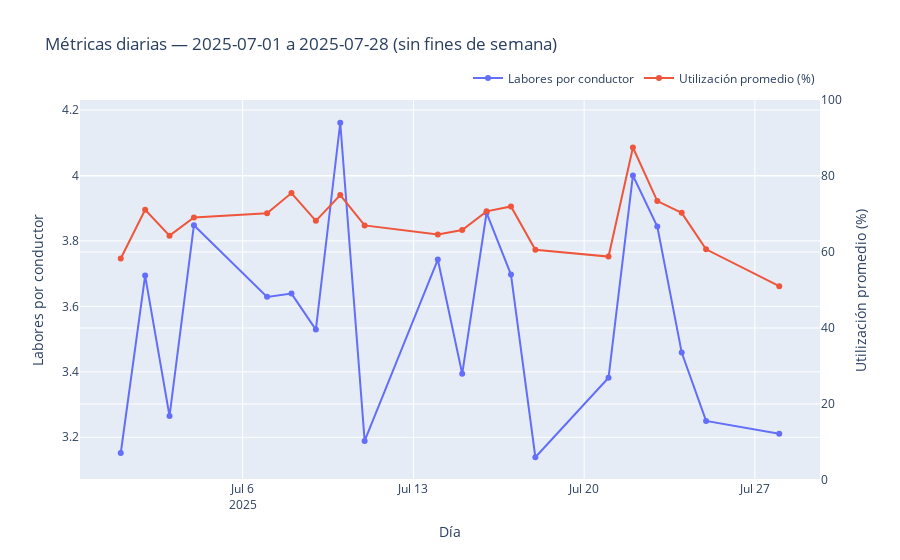
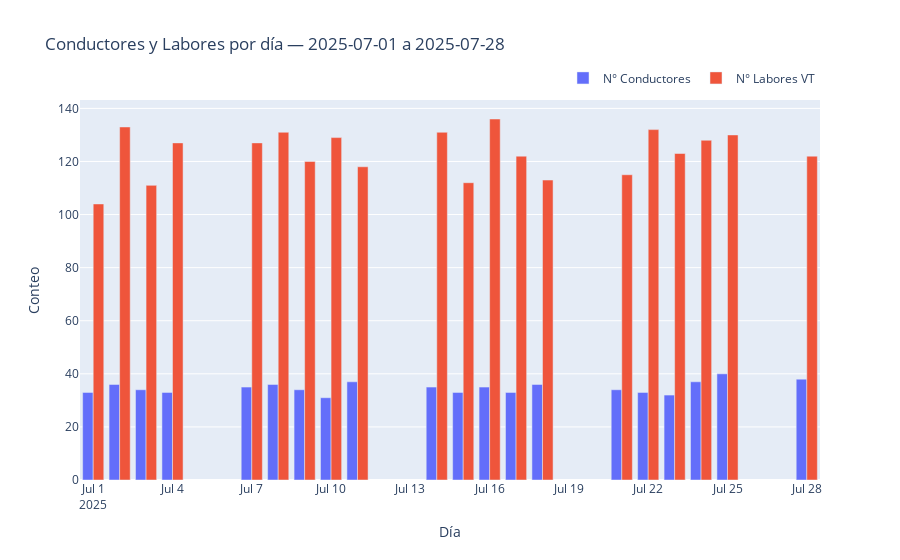
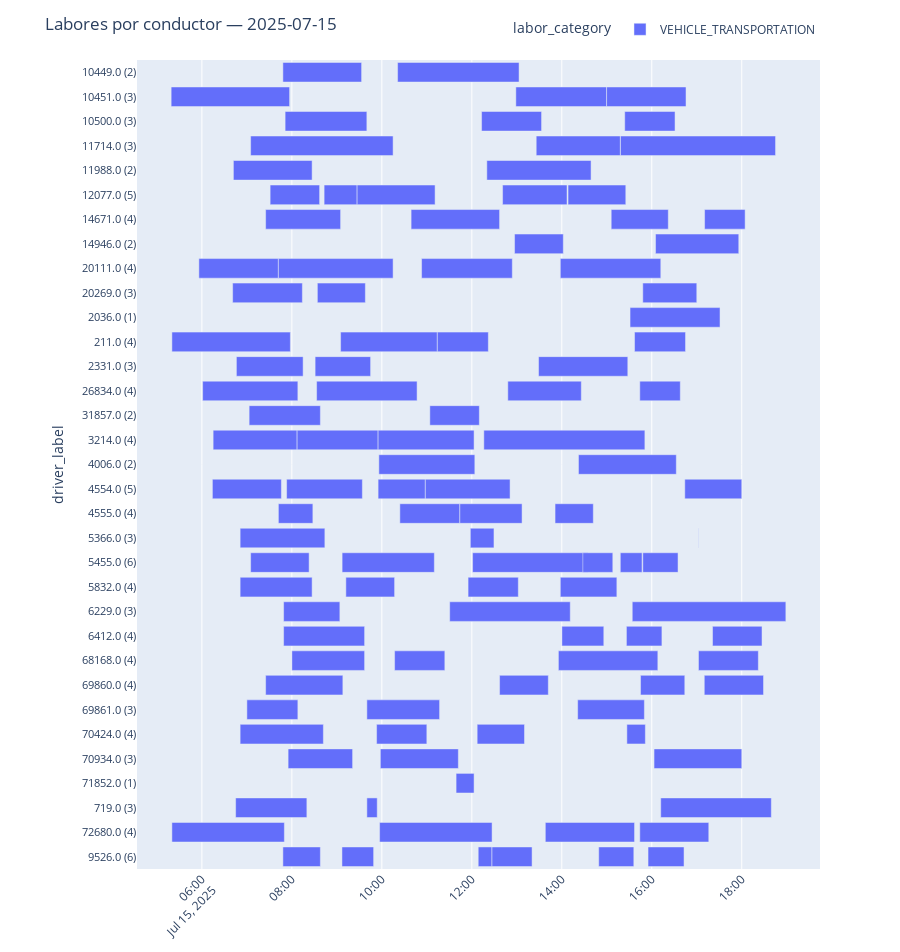

Notebook code for these charts, in order:
### Code cell
# =========================
# 2) EJECUCIÓN COMPLETA
# =========================
# (a) Rango y métricas del rango
start_date = "2025-07-01"
end_date   = "2025-07-28"

metrics_df, fig_metrics, fig_counts = collect_vt_metrics_range(
    df=df_dist,           # tu dataframe completo
    start_date=start_date,
    end_date=end_date,
    workday_hours=8,
    city_code=149,        # Bogotá
    skip_weekends=True
)

display(metrics_df)
if fig_metrics: fig_metrics.show()  # Labores/Conductor + Utilización promedio
if fig_counts:  fig_counts.show()   # N° Conductores + N° Labores



#    Opción 2: por fecha exacta dentro del rango
day_report = show_day_report_dayonly(
    df_full=df_dist,
    metrics_df=metrics_df,
    day_str="2025-07-15",
    workday_hours=8,
    city_code=149,
    only_vt=True
)
